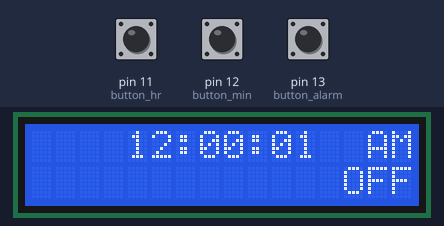
The sketch below on a simulated Arduino Uno, built with avr-gcc and run on an emulated ATmega328P. Parts: 16×2 character LCD. The inputs (shaded band) are chosen by the test bench; at power-on: pin 13 (button_alarm) HIGH, pin 11 (button_hr) HIGH, pin 12 (button_min) HIGH.

Above: at 1.2 s.
1.3 s: pin 13 (button_alarm) pulled LOW for 1.15 s
At 2.8 s:
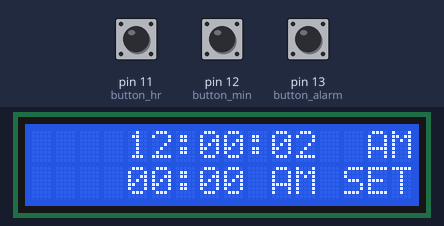
4.5 s: pin 11 (button_hr) pulled LOW for 1.15 s
At 5.6 s:
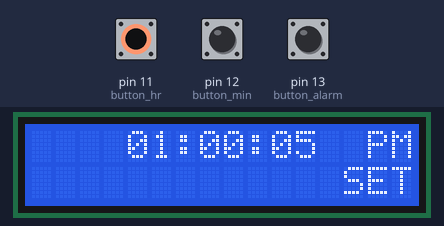
9.8 s: pin 13 (button_alarm) pulled LOW for 1.15 s
At 10.6 s:
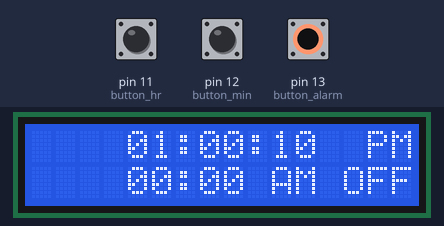
12.5 s: pin 12 (button_min) pulled LOW for 1.15 s
At 13.8 s:
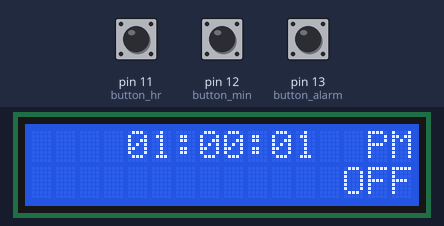
15.5 s: pin 11 (button_hr) pulled LOW for 1.15 s
At 16.3 s:
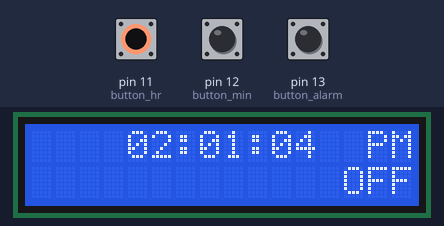
18.5 s: pin 12 (button_min) pulled LOW for 1.15 s
At 19.8 s:
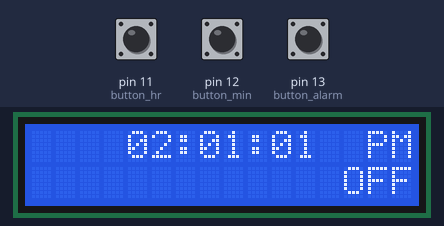
Timing chart, 0 to 21.5 s (numbered marks = the images above; inputs shaded):
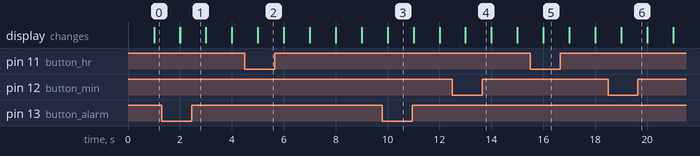

The sketch:

clockv3.ino
```cpp
//Updates: Less Flicker. More efficient processing. Fixed "minor" flag issues.
//Ideas for improvement (check, if no buttons pressed [or, add another button] to toggle backlight/conserve power)


#include <LiquidCrystal.h>

//Display Pins
const int rs = 2, en = 3, d4 = 4, d5 = 5, d6 = 6, d7 = 7, cs = 9; // cs is the pin for constrast

//Contrast Setting
const int contrast = 100; //Default is 100


//Time Setting Buttons
const int button_hr = 11, button_min = 12; // button_hr (hours), button_min (minutes)

//Alarm Functionality
const int alarm = 10;
const int button_alarm = 13;

//Alarm Values
bool alarm_set = 0;
bool alarm_state = false;
int alm_hr = 0;
int alm_min = 0;
int alm_sec = 0;
int alm_flag = 0;

LiquidCrystal lcd(rs, en, d4, d5, d6, d7);

//Kudos to the guy for precision and better time formatting: https://projecthub.arduino.cc/plouc68000/simplest-uno-digital-clock-ever-03c185


//Initially set time to 0
int seconds = 0;
int minutes = 0;
int hours = 12;
int flag = 0;

//Flickering Experimental
int last_min = -1;
int last_hr = -1;
int last_flag = -1;

//Time Set Buttons (indicate buttons, not the pin)
int h_shift;
int m_shift;

//Alarm Button
int alm_shift;

//For accurate time reading
static uint32_t last_time, now = 0;

void setup() {
  //Debug
  //Serial.begin(9600);

  //Initialize Buttons
  pinMode(button_hr, INPUT_PULLUP);
  pinMode(button_min, INPUT_PULLUP);
  pinMode(button_alarm, INPUT_PULLUP);
  now = millis();

  //Begin Display
  lcd.begin(16,2);
  analogWrite(cs, contrast);

  //Display Alarm Set Time
  lcd.setCursor(0,1);
  lcd.print("ALM");
}

void loop() {

  //Display Formatting for hours
  if(last_min != hours)
  {
    lcd.setCursor(4,0);
    if(hours<10) {lcd.print("0");} // Always 2 digits 12 -> 01 and not just 1
    lcd.print(hours);
    lcd.print(":");
  }

   //Display Formatting for minutes
   if(last_hr != minutes)
   {
    lcd.setCursor(7,0);
    if(minutes<10) {lcd.print("0");}
    lcd.print(minutes);
    lcd.print(":");
   }

   //Display Formatting for seconds
   lcd.setCursor(10,0);
   if(seconds<10){lcd.print("0");}
   lcd.print(seconds);

   //Display Formatting for Flag (AM/PM)
   if(last_flag != flag)
   {
   lcd.setCursor(14,0);
   if(flag == 0) {lcd.print("AM");}
   if(flag == 1) {lcd.print("PM");}
   }

  //Display Formatting for Alarm
  if(alarm_set == false)
  {
    lcd.setCursor(13,1);
    lcd.print("OFF");
  }
  else
  {
    lcd.setCursor(13,1);
    lcd.print("SET");
  }

  //Better Timing and allows better button functionality
  for(int i = 0; i<5; i++)
  {
    while((now - last_time)<200){now = millis();}
    last_time=now;
  }


  //Read Buttons
  h_shift=digitalRead(button_hr);
  m_shift=digitalRead(button_min);
  alm_shift = digitalRead(button_alarm);


  //Adjust Time if Alarm Button is not being pressed
  if((h_shift==0) & (alm_shift==1)) {hours = hours + 1;}
  if((m_shift==0) & (alm_shift==1)) {seconds = 0; minutes = minutes + 1;}

  //Read Alarm Buttons
  if(alm_shift==0)
    {
    //Alarm Set Toggle
    if(alarm_set == 0) {alarm_set = 1;}
    else{alarm_set = 0; alarm_state = false;}

    //Adjust Alarm Time
    if(h_shift==0){alm_hr++; if(alm_hr == 13){alm_hr = 1; alm_flag++; if(alm_flag == 2){alm_flag = 0;}}}
    if(m_shift==0){alm_min++; if(alm_min == 60){alm_min = 1;}}

    //Display Alarm Setting if holding alm_button
    lcd.setCursor(4,1);
    if(alm_hr<10) {lcd.print("0");}
    lcd.print(alm_hr);
    lcd.print(":");

    lcd.setCursor(7,1);
    if(alm_min<10) {lcd.print("0");}
    lcd.print(alm_min);

    lcd.setCursor(10,1);
    if(alm_flag == 0) {lcd.print("AM");}
    if(alm_flag == 1) {lcd.print("PM");}
    }
    else{ lcd.setCursor(0,1); lcd.print("            ");} //Don't show alarm time

  //Alarm Functionality
  if( (alm_hr == hours) & (alm_min == minutes) & (alm_sec == seconds) & (alm_flag == flag) & (alarm_set == 1))
  {
    alarm_state = true;
  }

  if(alarm_state == true) {tone(alarm, 200, 500);} //Piezo Speaker as Alarm

  //Set Last Values (for experimental flicker solution)
  last_hr = hours;
  last_min = minutes;
  last_flag = flag;


  //Counter
  seconds++;

  if(seconds == 60){
    seconds = 0;
    minutes++;
  }
  if(minutes == 60){
    minutes = 0;
    hours++;
  }
  if(hours == 13){
    hours = 1;
    flag++;
    if(flag==2){flag=0;}

  //if((hours == 12) & (minutes == 0) & (seconds == 0)){flag++; if(flag==2){flag=0;}  //Fix this and do this for setting the alarm time.
  }
}
```

Measured:
- after the input at 1.3 s, the display: first changes after 0.70 s (image 1 shows a later state)
- after the input at 4.5 s, the display: changes after 0.50 s (image 2)
- after the input at 9.8 s, the display: first changes after 0.20 s (image 3 shows a later state)
